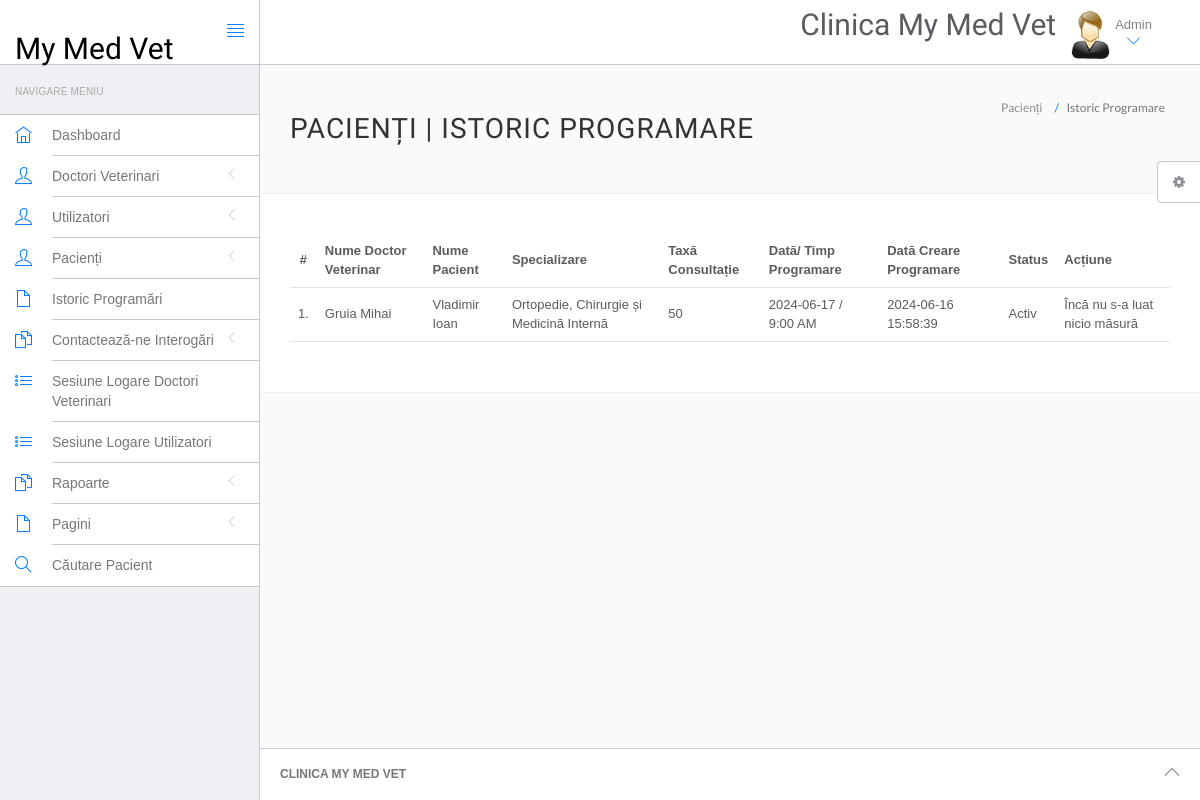
The page /mymedvet/admin/appointment-history.php (signed in) on the database as committed earlier.
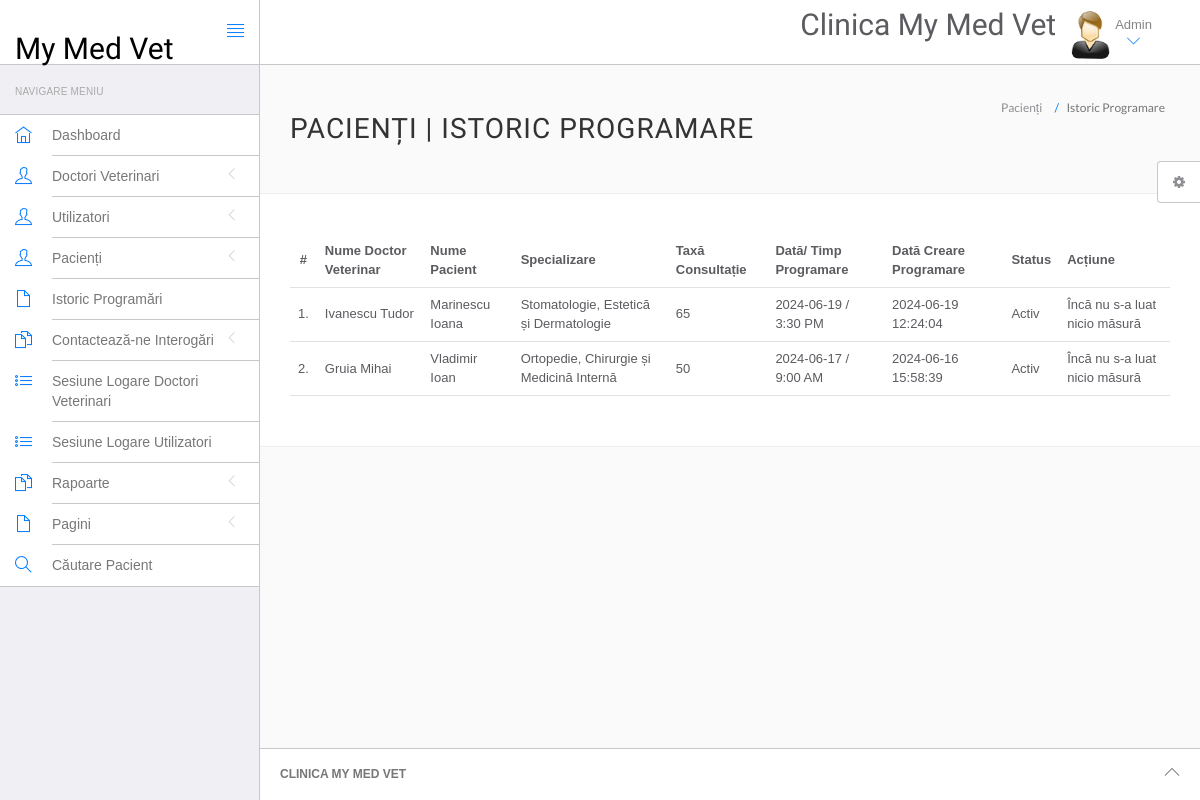
The same page on the database as committed later.
### tables this page shows
CREATE TABLE `appointment` (
  `id` int(11) NOT NULL,
  `vetdocSpecialization` varchar(255) DEFAULT NULL,
  `vetdocId` int(11) DEFAULT NULL,
  `userId` int(11) DEFAULT NULL,
  `consultancyFees` int(11) DEFAULT NULL,
  `appointmentDate` varchar(255) DEFAULT NULL,
  `appointmentTime` varchar(255) DEFAULT NULL,
  `postingDate` timestamp NULL DEFAULT current_timestamp(),
  `userStatus` int(11) DEFAULT NULL,
  `vetdocStatus` int(11) DEFAULT NULL,
  `updateDate` timestamp NULL DEFAULT NULL ON UPDATE current_timestamp()
);

CREATE TABLE `vetdoc` (
  `id` int(11) NOT NULL,
  `specialization` varchar(255) DEFAULT NULL,
  `vetdocName` varchar(255) DEFAULT NULL,
  `address` longtext DEFAULT NULL,
  `vetdocFees` int(11) DEFAULT NULL,
  `phoneNumber` bigint(12) DEFAULT NULL,
  `vetdocEmail` varchar(255) DEFAULT NULL,
  `password` varchar(255) DEFAULT NULL,
  `createDate` timestamp NULL DEFAULT current_timestamp(),
  `updateDate` timestamp NULL DEFAULT NULL ON UPDATE current_timestamp()
);

CREATE TABLE `users` (
  `id` int(11) NOT NULL,
  `fullName` varchar(255) DEFAULT NULL,
  `address` varchar(255) DEFAULT NULL,
  `city` varchar(255) DEFAULT NULL,
  `gender` varchar(255) DEFAULT NULL,
  `email` varchar(255) DEFAULT NULL,
  `password` varchar(255) DEFAULT NULL,
  `regDate` timestamp NULL DEFAULT current_timestamp(),
  `updateDate` timestamp NULL DEFAULT NULL ON UPDATE current_timestamp()
);

### mymedvet/admin/appointment-history.php (the view, shortened to what this page needs)
<?php
include('include/config.php');
if(strlen($_SESSION['id']==0)) {
 header('location:logout.php');
  } else{
?>
<!DOCTYPE html>
<html lang="en">
	<head>
		<link rel="stylesheet" href="vendor/bootstrap/css/bootstrap.min.css">
		<link rel="stylesheet" href="vendor/fontawesome/css/font-awesome.min.css">
		<link rel="stylesheet" href="vendor/themify-icons/themify-icons.min.css">
		<link href="vendor/animate.css/animate.min.css" rel="stylesheet" media="screen">
		<link href="vendor/perfect-scrollbar/perfect-scrollbar.min.css" rel="stylesheet" media="screen">
		<link href="vendor/switchery/switchery.min.css" rel="stylesheet" media="screen">
		<link href="vendor/bootstrap-touchspin/jquery.bootstrap-touchspin.min.css" rel="stylesheet" media="screen">
		<link href="vendor/select2/select2.min.css" rel="stylesheet" media="screen">
		<link href="vendor/bootstrap-datepicker/bootstrap-datepicker3.standalone.min.css" rel="stylesheet" media="screen">
		<link href="vendor/bootstrap-timepicker/bootstrap-timepicker.min.css" rel="stylesheet" media="screen">
		<link rel="stylesheet" href="customstyle/css/styles.css">
		<link rel="stylesheet" href="customstyle/css/plugins.css">
		<link rel="stylesheet" href="customstyle/css/themes/theme-1.css" id="skin_color" />
	</head>
	<body>
		<div id="app">
<?php include('include/sidebar.php');?>
			<div class="app-content">
					<?php include('include/header.php');?>
				<div class="main-content" >
					<div class="wrap-content container" id="container">
						<section id="page-title">
							<div class="row">
								<div class="col-sm-8">
									<h1 class="mainTitle">Pacienți | Istoric Programare</h1>
																	</div>
								<ol class="breadcrumb">
									<li>
										<span>Pacienți </span>
									</li>
									<li class="active">
										<span>Istoric Programare</span>
									</li>
								</ol>
							</div>
						</section>
						<div class="container-fluid container-fullw bg-white">
									<div class="row">
								<div class="col-md-12">
									<table class="table table-hover" id="sample-table-1">
										<thead>
											<tr>
												<th class="center">#</th>
												<th class="hidden-xs">Nume Doctor Veterinar</th>
												<th>Nume Pacient </th>
												<th>Specializare</th>
												<th>Taxă Consultație</th>
												<th>Dată/ Timp Programare </th>
												<th>Dată Creare Programare </th>
												<th>Status </th>
												<th>Acțiune</th>
											</tr>
										</thead>
										<tbody>
<?php
$sql=mysqli_query($con,"select vetdoc.vetdocName as docname,users.fullName as pname,appointment.*  from appointment join vetdoc on vetdoc.id=appointment.vetdocId join users on users.id=appointment.userId ");
$cnt=1;
while($row=mysqli_fetch_array($sql))
{
?>
											<tr>
												<td class="center"><?php echo $cnt;?>.</td>
												<td class="hidden-xs"><?php echo $row['docname'];?></td>
												<td class="hidden-xs"><?php echo $row['pname'];?></td>
												<td><?php echo $row['vetdocSpecialization'];?></td>
												<td><?php echo $row['consultancyFees'];?></td>
												<td><?php echo $row['appointmentDate'];?> / <?php echo
												 $row['appointmentTime'];?>
												</td>
												<td><?php echo $row['postingDate'];?></td>
												<td>
<?php if(($row['userStatus']==1) && ($row['vetdocStatus']==1))
{
	echo "Activ";
}
												?></td>
												<td >
												<div class="visible-md visible-lg hidden-sm hidden-xs">
							<?php if(($row['userStatus']==1) && ($row['vetdocStatus']==1))
{
echo "Încă nu s-a luat nicio măsură";
	 } else {
		echo "Anulat";
		} ?>
												</div>
											</td>
											</tr>
											<?php
$cnt=$cnt+1;
											 }?>
										</tbody>
									</table>
								</div>
							</div>
								</div>
					</div>
				</div>
			</div>
	<?php include('include/footer.php');?>
	<?php include('include/setting.php');?>
		</div>
	</body>
</html>
<?php } ?>

Rows that differ between the two databases and show on the page:
added appointment: vetdocId.vetdocName "Ivanescu Tudor", userId.fullName "Marinescu Ioana", vetdocSpecialization "Stomatologie, Estetică și Dermatologie", consultancyFees "65", appointmentDate "2024-06-19", appointmentTime "3:30 PM", postingDate "2024-06-19 12:24:04", userStatus "Activ"
